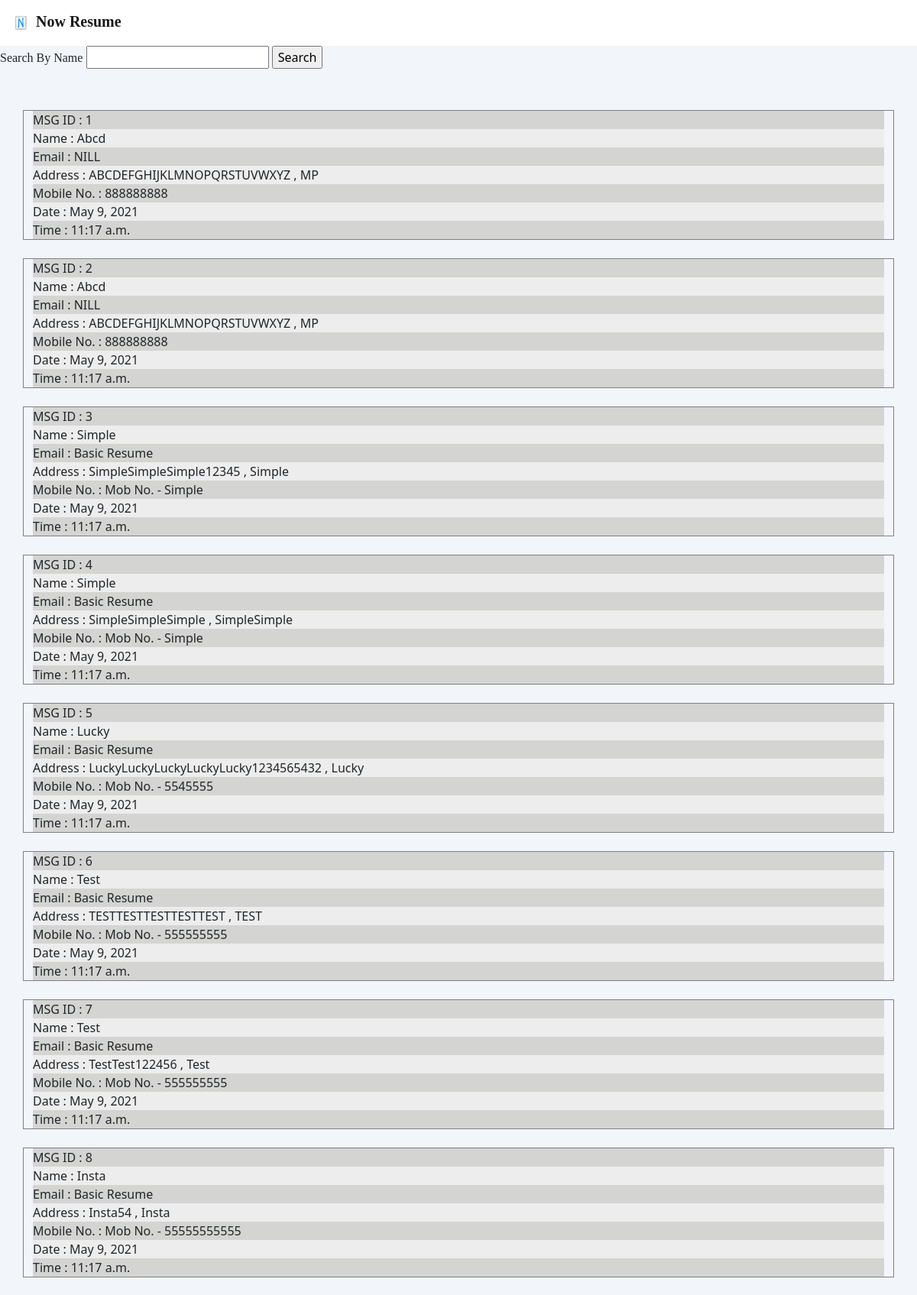
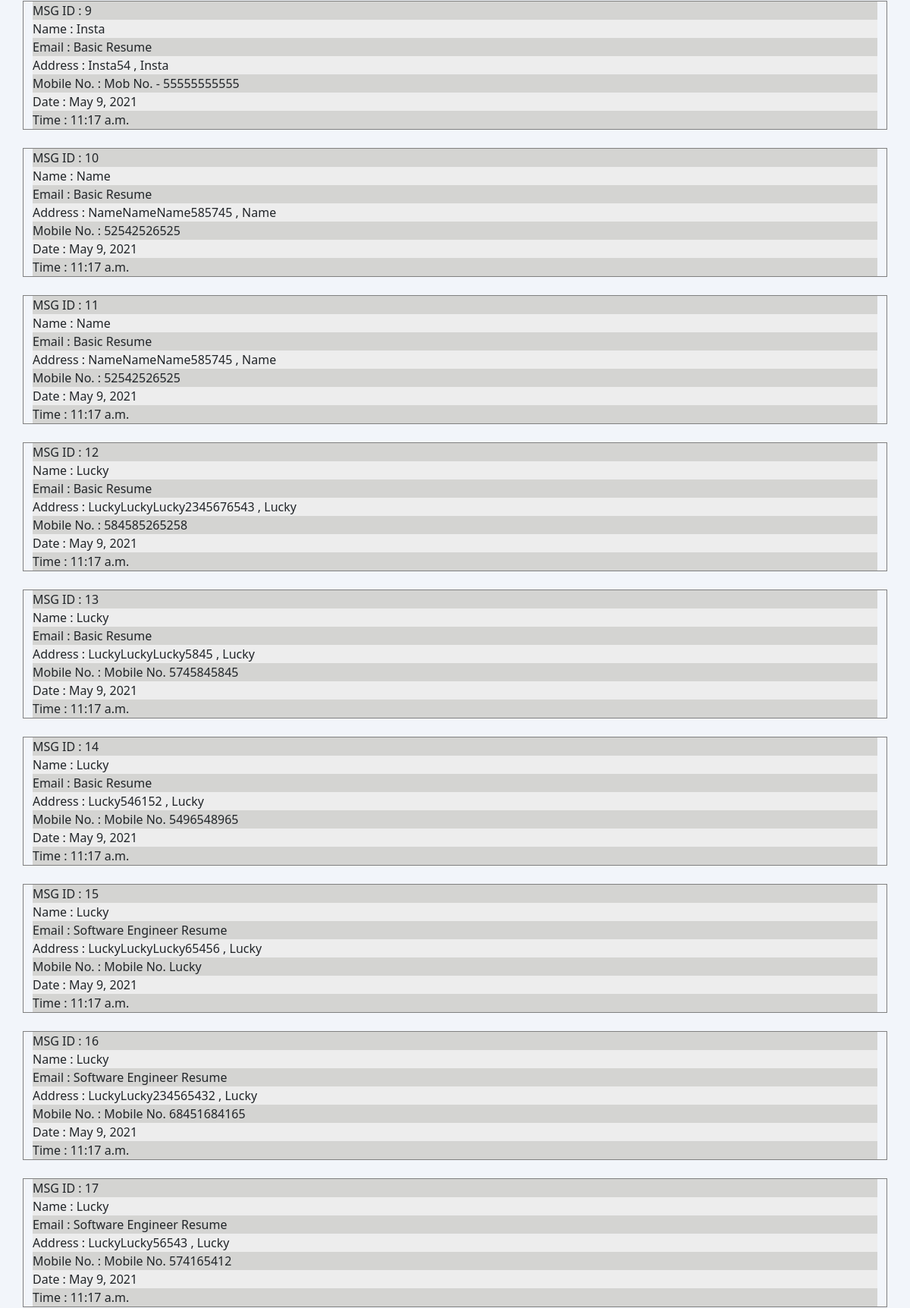
/viewResumes (upper part), run on the app's committed database (2 pictures, top to bottom).
### NowOwnResume/models.py (models this page shows, shortened)
class Resumes(models.Model):
    resume_id = models.AutoField(primary_key=True)
    name = models.CharField(max_length=40, default="NILL")
    type = models.CharField(max_length=40, default="NILL")
    address = models.CharField(max_length=450, default="NILL")
    mob = models.CharField(max_length=20, default="none")
    today = today = date.today()
    now = datetime.now().time()

### NowOwnResume/views.py (the view)
# urls.py: path('viewResumes', views.admin_viewresumes, name='Admin view resumes'),
def admin_viewresumes(request):
    rdetails = Resumes.objects.all()
    return render(request, 'admin/admin_viewresumes.html', {'resumedetails': rdetails})

### templates/admin/admin_viewresumes.html (shortened to what this page needs)
{% extends 'admin/basic1.html' %}
{% block body %}
    {% load static %}
<section class="middleShow1 formsection">
    <div class="searchbar" style="margin-bottom:30px;">
        <label for="search">Search By Name</label>
    <input id="search" type="text">
    <input type="button" value="Search">
    </div>
        <div class="container">
            {% for i in resumedetails %}
            <br>
            <div class="row box">
                <div class="suggestion">
                    <div class="one">
                        MSG ID : {{ i.resume_id }}
                    </div>
                    <div class="two">
                        Name : {{ i.name }}
                    </div>
                    <div class="three">
                        Email : {{ i.type }}
                    </div>
                    <div class="four">
                        Address : {{ i.address }}
                    </div>
                    <div class="five">
                        Mobile No. : {{ i.mob }}
                    </div>
                    <div class="seven">
                        Date : {{ i.today }}
                    </div>
                    <div class="eight">
                        Time : {{ i.now }}
                    </div>
                </div>
            </div>
            {% endfor %}
        </div>
    </section>
{% endblock %}

### templates/admin/basic1.html (shortened to what this page needs)
<!DOCTYPE html>
<html lang="en">
<head>
    {% load static %}
    <link href="https://cdn.jsdelivr.net/npm/bootstrap@5.0.0-beta2/dist/css/bootstrap.min.css" rel="stylesheet">
</head>
<body>
<nav class="navbar navbar-expand-lg navbar-light sticky-top">
  <div class="container-fluid">
    <a class="navbar-brand" href="home">
        <img src="{% static 'NowOwnResume/Logo.png'%}" alt="" width="30" height="34" class="d-inline-block align-top">
        <b>Now Resume</b></a>
    </div>
</nav>
{% block body %}{% endblock %}
</body>
</html>

### data on the page
Resumes: resume_id "1", name "Abcd", type "NILL", address "ABCDEFGHIJKLMNOPQRSTUVWXYZ , MP", mob "888888888", today "May 9, 2021", now "11:17 a.m."
Resumes: resume_id "2", name "Abcd", type "NILL", address "ABCDEFGHIJKLMNOPQRSTUVWXYZ , MP", mob "888888888", today "May 9, 2021", now "11:17 a.m."
Resumes: resume_id "3", name "Simple", type "Basic Resume", address "SimpleSimpleSimple12345 , Simple", mob "Mob No. - Simple", today "May 9, 2021", now "11:17 a.m."
Resumes: resume_id "4", name "Simple", type "Basic Resume", address "SimpleSimpleSimple , SimpleSimple", mob "Mob No. - Simple", today "May 9, 2021", now "11:17 a.m."
Resumes: resume_id "5", name "Lucky", type "Basic Resume", address "LuckyLuckyLuckyLuckyLucky1234565432 , Lucky", mob "Mob No. - 5545555", today "May 9, 2021", now "11:17 a.m."
Resumes: resume_id "6", name "Test", type "Basic Resume", address "TESTTESTTESTTESTTEST , TEST", mob "Mob No. - 555555555", today "May 9, 2021", now "11:17 a.m."
Resumes: resume_id "7", name "Test", type "Basic Resume", address "TestTest122456 , Test", mob "Mob No. - 555555555", today "May 9, 2021", now "11:17 a.m."
Resumes: resume_id "8", name "Insta", type "Basic Resume", address "Insta54 , Insta", mob "Mob No. - 55555555555", today "May 9, 2021", now "11:17 a.m."
Resumes: resume_id "9", name "Insta", type "Basic Resume", address "Insta54 , Insta", mob "Mob No. - 55555555555", today "May 9, 2021", now "11:17 a.m."
Resumes: resume_id "10", name "Name", type "Basic Resume", address "NameNameName585745 , Name", mob "52542526525", today "May 9, 2021", now "11:17 a.m."
Resumes: resume_id "11", name "Name", type "Basic Resume", address "NameNameName585745 , Name", mob "52542526525", today "May 9, 2021", now "11:17 a.m."
Resumes: resume_id "12", name "Lucky", type "Basic Resume", address "LuckyLuckyLucky2345676543 , Lucky", mob "584585265258", today "May 9, 2021", now "11:17 a.m."
Resumes: resume_id "13", name "Lucky", type "Basic Resume", address "LuckyLuckyLucky5845 , Lucky", mob "Mobile No. 5745845845", today "May 9, 2021", now "11:17 a.m."
Resumes: resume_id "14", name "Lucky", type "Basic Resume", address "Lucky546152 , Lucky", mob "Mobile No. 5496548965", today "May 9, 2021", now "11:17 a.m."
Resumes: resume_id "15", name "Lucky", type "Software Engineer Resume", address "LuckyLuckyLucky65456 , Lucky", mob "Mobile No. Lucky", today "May 9, 2021", now "11:17 a.m."
Resumes: resume_id "16", name "Lucky", type "Software Engineer Resume", address "LuckyLucky234565432 , Lucky", mob "Mobile No. 68451684165", today "May 9, 2021", now "11:17 a.m."
Resumes: resume_id "17", name "Lucky", type "Software Engineer Resume", address "LuckyLucky56543 , Lucky", mob "Mobile No. 574165412", today "May 9, 2021", now "11:17 a.m."
